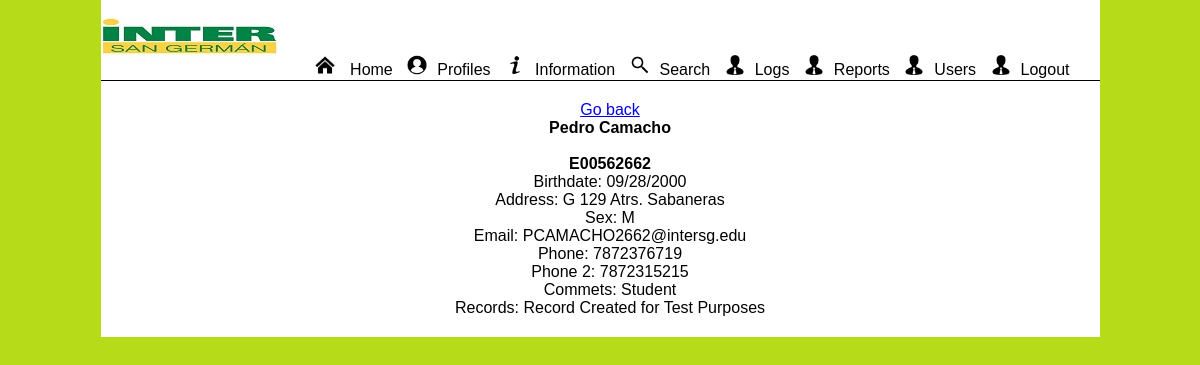
Screenshot of /home.php?page=file&ID=1 (signed in) with the database file from the repository.
### tables this page shows
CREATE TABLE `profile` (
  `ID` int(250) NOT NULL,
  `name` varchar(100) NOT NULL,
  `last_Name` varchar(100) NOT NULL,
  `employee_Number` varchar(100) NOT NULL,
  `birtdate` varchar(100) NOT NULL,
  `address` varchar(100) NOT NULL,
  `sex` varchar(100) NOT NULL,
  `email` varchar(100) NOT NULL,
  `phone` varchar(100) NOT NULL,
  `alt_phone` varchar(100) NOT NULL,
  `comments` varchar(1000) NOT NULL,
  `records` varchar(1000) NOT NULL
);

### file.php (the view, shortened to what this page needs)
<?php
	$file_sql="SELECT * FROM profile WHERE ID=".$_GET['ID'];
	?>
	<div class="profiledisplay">
	<p><a href="javascript:history.back()">Go back</a></p>
	<?php
	if($file_query=mysqli_query($db, $file_sql)) {
		$file_rs=mysqli_fetch_assoc($file_query);
		?>
		<h1><?php echo $file_rs['name']; ?>  <?php echo $file_rs['last_Name']; ?></h1>
		<br />
		<p><strong><?php echo $file_rs['employee_Number']; ?></strong></p>
		<p>Birthdate: <?php echo $file_rs['birtdate']; ?></p>
		<p>Address: <?php echo $file_rs['address']; ?></p>
		<p>Sex: <?php echo $file_rs['sex']; ?></p>
		<p>Email: <?php echo $file_rs['email']; ?></p>
		<p>Phone: <?php echo $file_rs['phone']; ?></p>
		<p>Phone 2: <?php echo $file_rs['alt_phone']; ?></p>
		<p>Commets: <?php echo utf8_encode($file_rs['comments']); ?></p>
		<p>Records: <?php echo utf8_encode($file_rs['records']); ?></p>
		</div>
		<?php
	}
?>

### styles.css (style rules this page uses)
* { margin:0px; padding:0px; }
body { background-image:url(images/limebg1.jpg); font-family:Arial, Helvetica, sans-serif; }
p { font-family:Arial, Helvetica, sans-serif; }
.profiledisplay { margin:auto; text-align:center; align-items:center; justify-content:center; }
h1 { font-family:Arial, Helvetica, sans-serif; font-size: 16px; font-weight: bold; }

### rows the page displays
profile: name "Pedro", last_Name "Camacho", employee_Number "E00562662", birtdate "09/28/2000", address "G 129 Atrs. Sabaneras", sex "M", email "PCAMACHO2662@intersg.edu", phone "7872376719", alt_phone "7872315215", comments "Student", records "Record Created for Test Purposes"
